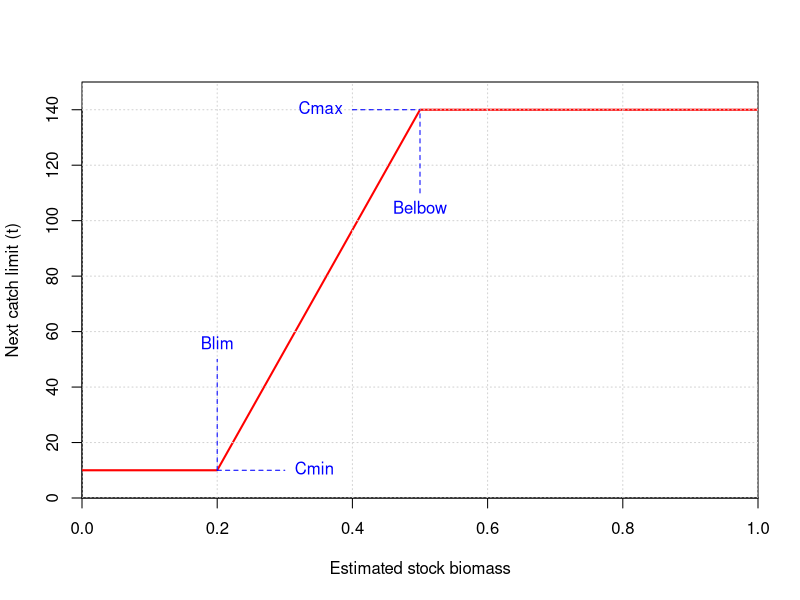

Generate this figure with R: (Note: this script raises an error after producing the figure.)
## ---- chunk 1
knitr::opts_chunk$set(
  collapse = TRUE,
  comment = "#>",
  echo=FALSE, warning=FALSE, message=FALSE, out.width='100%'
)
## ---- chunk 2
  xrange <- c(0, 1)
  yrange <- c(0, 150)
  xlab <- "Estimated stock biomass"
  ylab <- "Next catch limit (t)"
  # Plot empty axes 
  plot(x=xrange,y=yrange,type="n",xlab=xlab, ylab=ylab, xaxs="i", yaxs="i") 
  lines(x = c(0, 0.2, 0.5, 1),
        y = c(rep(10, 2), rep(140, 2)), lwd=2, lty=1, col="red")
  grid()
  # Label the parameters
  text(x=0.3, y=10, labels = "Cmin", pos=4, col="blue")
  lines(x=c(0.2, 0.3), y=c(10, 10), lty=2, col="blue")
  text(x=0.4, y=140, labels = "Cmax", pos=2, col="blue")
  lines(x=c(0.4, 0.5), y=c(140, 140), lty=2, col="blue")
  text(x=0.2, y=50, labels = "Blim", pos=3, col="blue")
  lines(x=c(0.2, 0.2), y=c(10, 50), lty=2, col="blue")
  text(x=0.5, y=110, labels = "Belbow", pos=1, col="blue")
  lines(x=c(0.5, 0.5), y=c(110, 140), lty=2, col="blue")
## ---- chunk 3
knitr::include_graphics("intro_hcr_start.png")
## ---- chunk 4
knitr::include_graphics("intro_hcr_hcr11.png")
## ---- chunk 5
knitr::include_graphics("intro_hcr_hcr1.png")
## ---- chunk 6
knitr::include_graphics("intro_hcr_hcr2.png")
## ---- chunk 7
knitr::include_graphics("intro_hcr_hcr3.png")
## ---- chunk 8
knitr::include_graphics("intro_hcr_hcr1_noise.png")
